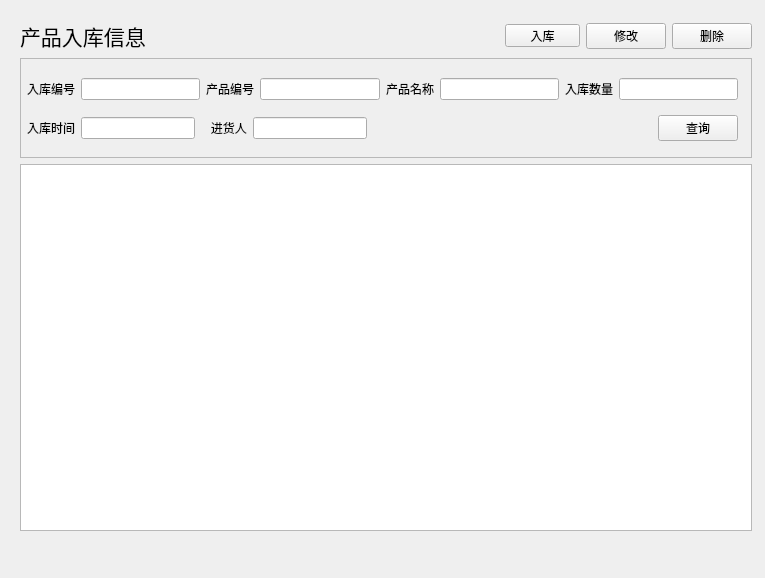
<?xml version="1.0" encoding="UTF-8"?>
<ui version="4.0">
 <class>InStockPage</class>
 <widget class="QWidget" name="InStockPage">
  <property name="geometry">
   <rect>
    <x>0</x>
    <y>0</y>
    <width>765</width>
    <height>578</height>
   </rect>
  </property>
  <property name="windowTitle">
   <string>Form</string>
  </property>
  <widget class="QWidget" name="layoutWidget">
   <property name="geometry">
    <rect>
     <x>20</x>
     <y>20</y>
     <width>732</width>
     <height>511</height>
    </rect>
   </property>
   <layout class="QVBoxLayout" name="layout">
    <item>
     <layout class="QHBoxLayout" name="titleLayout" stretch="0,0,0,0,0">
      <item>
       <widget class="QLabel" name="titleLabel">
        <property name="maximumSize">
         <size>
          <width>618</width>
          <height>16777215</height>
         </size>
        </property>
        <property name="font">
         <font>
          <family>Agency FB</family>
          <pointsize>16</pointsize>
         </font>
        </property>
        <property name="text">
         <string>产品入库信息</string>
        </property>
       </widget>
      </item>
      <item>
       <spacer name="horizontalSpacer">
        <property name="orientation">
         <enum>Qt::Horizontal</enum>
        </property>
        <property name="sizeHint" stdset="0">
         <size>
          <width>40</width>
          <height>20</height>
         </size>
        </property>
       </spacer>
      </item>
      <item>
       <widget class="QPushButton" name="addButton">
        <property name="minimumSize">
         <size>
          <width>75</width>
          <height>23</height>
         </size>
        </property>
        <property name="maximumSize">
         <size>
          <width>75</width>
          <height>23</height>
         </size>
        </property>
        <property name="text">
         <string>入库</string>
        </property>
       </widget>
      </item>
      <item>
       <widget class="QPushButton" name="modifyButton">
        <property name="text">
         <string>修改</string>
        </property>
       </widget>
      </item>
      <item>
       <widget class="QPushButton" name="deleteButton">
        <property name="text">
         <string>删除</string>
        </property>
       </widget>
      </item>
     </layout>
    </item>
    <item>
     <widget class="QFrame" name="sFrame">
      <property name="minimumSize">
       <size>
        <width>730</width>
        <height>100</height>
       </size>
      </property>
      <property name="frameShape">
       <enum>QFrame::StyledPanel</enum>
      </property>
      <property name="frameShadow">
       <enum>QFrame::Plain</enum>
      </property>
      <widget class="QWidget" name="layoutWidget">
       <property name="geometry">
        <rect>
         <x>7</x>
         <y>11</y>
         <width>711</width>
         <height>81</height>
        </rect>
       </property>
       <layout class="QVBoxLayout" name="sLayout">
        <item>
         <layout class="QHBoxLayout" name="sLayout_1">
          <item>
           <widget class="QLabel" name="inIdLabel">
            <property name="text">
             <string>入库编号</string>
            </property>
           </widget>
          </item>
          <item>
           <widget class="QLineEdit" name="inIdEdit"/>
          </item>
          <item>
           <widget class="QLabel" name="idLabel">
            <property name="minimumSize">
             <size>
              <width>0</width>
              <height>0</height>
             </size>
            </property>
            <property name="maximumSize">
             <size>
              <width>16777215</width>
              <height>16777215</height>
             </size>
            </property>
            <property name="text">
             <string>产品编号</string>
            </property>
           </widget>
          </item>
          <item>
           <widget class="QLineEdit" name="idEdit">
            <property name="minimumSize">
             <size>
              <width>0</width>
              <height>0</height>
             </size>
            </property>
            <property name="maximumSize">
             <size>
              <width>16777215</width>
              <height>16777215</height>
             </size>
            </property>
           </widget>
          </item>
          <item>
           <widget class="QLabel" name="nameLabel">
            <property name="minimumSize">
             <size>
              <width>0</width>
              <height>0</height>
             </size>
            </property>
            <property name="maximumSize">
             <size>
              <width>16777215</width>
              <height>16777215</height>
             </size>
            </property>
            <property name="text">
             <string>产品名称</string>
            </property>
           </widget>
          </item>
          <item>
           <widget class="QLineEdit" name="nameEdit">
            <property name="maximumSize">
             <size>
              <width>16777215</width>
              <height>16777215</height>
             </size>
            </property>
           </widget>
          </item>
          <item>
           <widget class="QLabel" name="inCountLabel">
            <property name="minimumSize">
             <size>
              <width>0</width>
              <height>0</height>
             </size>
            </property>
            <property name="maximumSize">
             <size>
              <width>16777215</width>
              <height>16777215</height>
             </size>
            </property>
            <property name="text">
             <string>入库数量</string>
            </property>
           </widget>
          </item>
          <item>
           <widget class="QLineEdit" name="inCountEdit"/>
          </item>
         </layout>
        </item>
        <item>
         <layout class="QHBoxLayout" name="sLayout_2" stretch="0,4,0,4,10,2">
          <item>
           <widget class="QLabel" name="inTimeLabel">
            <property name="text">
             <string>入库时间</string>
            </property>
           </widget>
          </item>
          <item>
           <widget class="QLineEdit" name="inTimeEdit"/>
          </item>
          <item>
           <widget class="QLabel" name="inAgentLabel">
            <property name="minimumSize">
             <size>
              <width>0</width>
              <height>0</height>
             </size>
            </property>
            <property name="maximumSize">
             <size>
              <width>16777215</width>
              <height>16777215</height>
             </size>
            </property>
            <property name="text">
             <string>   进货人</string>
            </property>
           </widget>
          </item>
          <item>
           <widget class="QLineEdit" name="inAgentEdit">
            <property name="minimumSize">
             <size>
              <width>0</width>
              <height>0</height>
             </size>
            </property>
            <property name="maximumSize">
             <size>
              <width>16777215</width>
              <height>16777215</height>
             </size>
            </property>
           </widget>
          </item>
          <item>
           <spacer name="horizontalSpacer_3">
            <property name="orientation">
             <enum>Qt::Horizontal</enum>
            </property>
            <property name="sizeHint" stdset="0">
             <size>
              <width>40</width>
              <height>20</height>
             </size>
            </property>
           </spacer>
          </item>
          <item>
           <widget class="QPushButton" name="searchButton">
            <property name="minimumSize">
             <size>
              <width>0</width>
              <height>0</height>
             </size>
            </property>
            <property name="maximumSize">
             <size>
              <width>16777215</width>
              <height>16777215</height>
             </size>
            </property>
            <property name="text">
             <string>查询</string>
            </property>
           </widget>
          </item>
         </layout>
        </item>
       </layout>
      </widget>
     </widget>
    </item>
    <item>
     <widget class="QTableView" name="tableView">
      <property name="minimumSize">
       <size>
        <width>0</width>
        <height>0</height>
       </size>
      </property>
      <property name="editTriggers">
       <set>QAbstractItemView::NoEditTriggers</set>
      </property>
     </widget>
    </item>
   </layout>
  </widget>
 </widget>
 <resources/>
 <connections/>
</ui>
